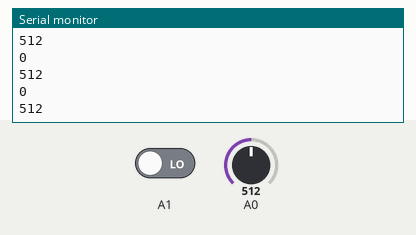
This sketch was run on a simulated Arduino Uno, built for the host (arithmetic inside an expression is 32-bit, double 64-bit). Parts: the last lines printed to the serial monitor. The test bench sets the inputs (shaded band); at power-on: A0 = 512, A1 LOW. WiFi joins after 1.5 s; servers stay silent unless stated.

Above: at 2.7 s.
2.8 s: A0 set to 716
At 3.9 s:
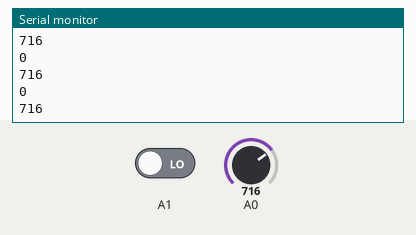
4.3 s: A1 driven HIGH
5.8 s: A0 set to 900
At 6.7 s:
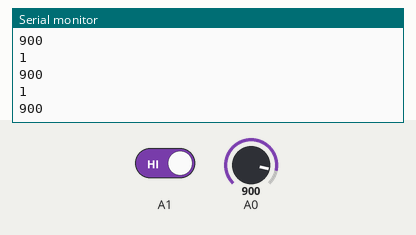
Timing chart, 0 to 8.8 s (numbered marks = the images above; inputs shaded):
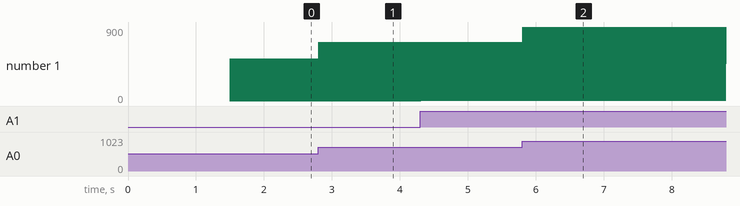

The sketch:

analogRead.ino
```cpp
// Include Library
#include <EIoTCloudRestApi.h>
#include <EIoTCloudRestApiConfig.h>

// What is this?
EIoTCloudRestApi eiotcloud;

// Setup
void setup() {
  Serial.begin(9600);
  eiotcloud.begin();
}

// Program loop
void loop() {
  int sound = analogRead(A0);
  int switcher = digitalRead(A1);
  Serial.println(sound);
  Serial.println(switcher);
  // Sent to sever
//  eiotcloud.sendParameter("5703acb8c943a0661cf314a1/udqPvogb1j0zanrA", sound);
//  eiotcloud.sendParameter("5703acb8c943a0661cf314a1/vAMd23X54wh4HITt", switcher);
}
```

Measured:
- after the input at 2.8 s, the serial monitor: prints a new line at once (image 1)
- after the input at 5.8 s, the serial monitor: prints a new line at once (image 2)
- plotted number 1: 512 → 716 after the input at 2.8 s
